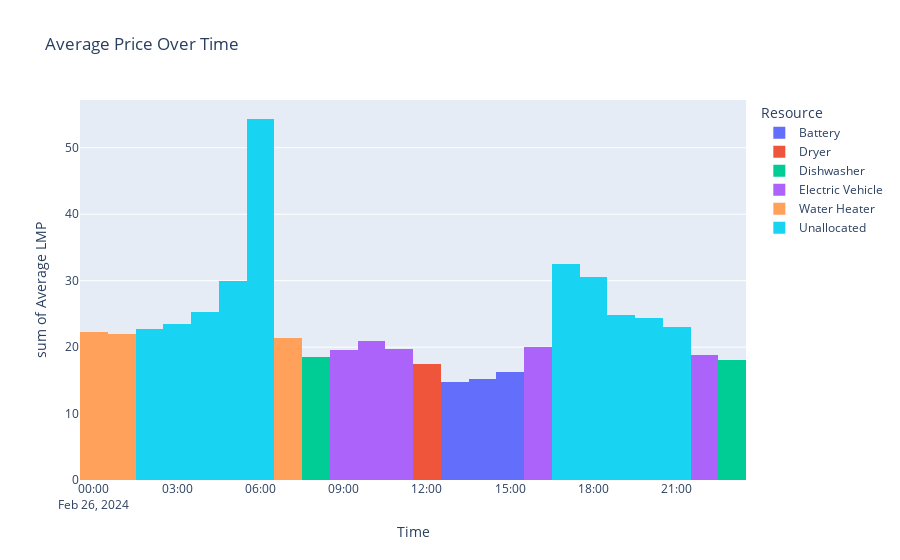

Write notebook code for a chart like this one.
### Code cell
def get_resources():
    return [
        {"name": "Battery", "hours": 3, "priority": 1},
        {"name": "Dryer", "hours": 1, "priority": 2},
        {"name": "Dishwasher", "hours": 2, "priority": 3},
        {"name": "Electric Vehicle", "hours": 5, "priority": 4},
        {"name": "Water Heater", "hours": 3, "priority": 5},
    ]

def allocate_resources_by_price(resources, price_data_averaged_by_hour):
    # sort by price asc
    price_data_averaged_by_hour_sorted = sorted(price_data_averaged_by_hour, key=itemgetter(1))
    return allocate_resources(resources, price_data_averaged_by_hour_sorted)

def allocate_resources(resources, data_averaged_by_hour_sorted):
    # sort by priority asc
    resources_sorted = sorted(resources, key=itemgetter("priority"))
    allocated = []
    i = 0
    for resource in resources_sorted: 
        for hour in range(resource["hours"]):
            allocated.append([resource["name"],
                              data_averaged_by_hour_sorted[i][0], 
                              data_averaged_by_hour_sorted[i][1]])
            i += 1
            
    for rem_i in range(len(data_averaged_by_hour_sorted) - i):
        allocated.append(["Unallocated", 
                          data_averaged_by_hour_sorted[i + rem_i][0], 
                          data_averaged_by_hour_sorted[i + rem_i][1]])
    return allocated;

# allocate our resources to lowest price throughout day
resources = get_resources()
price_data_with_resources_allocated = allocate_resources_by_price(resources, price_data_averaged_by_hour)

resources_allocated = pd.DataFrame(price_data_with_resources_allocated, columns=["Resource", "Time", "Average LMP"])
num_chart_bins = len(resources_allocated)
fig = px.histogram(resources_allocated, x="Time", y="Average LMP", title="Average Price Over Time", color="Resource", nbins = num_chart_bins)
fig.show()

### Figure 1 — Plotly figure (JSON) as saved in the notebook; plotly's stock layout.template omitted (floating-point values rounded to 4 significant figures)
{"data": [{"alignmentgroup": "True", "bingroup": "x", "histfunc": "sum", "hovertemplate": "Resource=Battery<br>Time=%{x}<br>sum of Average LMP=%{y}<extra></extra>", "legendgroup": "Battery", "marker": {"color": "#636efa", "pattern": {"shape": ""}}, "name": "Battery", "nbinsx": 24, "offsetgroup": "Battery", "orientation": "v", "showlegend": true, "type": "histogram", "x": ["2024-02-26T13:15:00-05:00", "2024-02-26T14:15:00-05:00", "2024-02-26T15:15:00-05:00"], "xaxis": "x", "y": [14.73, 15.21, 16.3], "yaxis": "y"}, {"alignmentgroup": "True", "bingroup": "x", "histfunc": "sum", "hovertemplate": "Resource=Dryer<br>Time=%{x}<br>sum of Average LMP=%{y}<extra></extra>", "legendgroup": "Dryer", "marker": {"color": "#EF553B", "pattern": {"shape": ""}}, "name": "Dryer", "nbinsx": 24, "offsetgroup": "Dryer", "orientation": "v", "showlegend": true, "type": "histogram", "x": ["2024-02-26T12:15:00-05:00"], "xaxis": "x", "y": [17.39], "yaxis": "y"}, {"alignmentgroup": "True", "bingroup": "x", "histfunc": "sum", "hovertemplate": "Resource=Dishwasher<br>Time=%{x}<br>sum of Average LMP=%{y}<extra></extra>", "legendgroup": "Dishwasher", "marker": {"color": "#00cc96", "pattern": {"shape": ""}}, "name": "Dishwasher", "nbinsx": 24, "offsetgroup": "Dishwasher", "orientation": "v", "showlegend": true, "type": "histogram", "x": ["2024-02-26T23:00:00-05:00", "2024-02-26T08:15:00-05:00"], "xaxis": "x", "y": [18.11, 18.47], "yaxis": "y"}, {"alignmentgroup": "True", "bingroup": "x", "histfunc": "sum", "hovertemplate": "Resource=Electric Vehicle<br>Time=%{x}<br>sum of Average LMP=%{y}<extra></extra>", "legendgroup": "Electric Vehicle", "marker": {"color": "#ab63fa", "pattern": {"shape": ""}}, "name": "Electric Vehicle", "nbinsx": 24, "offsetgroup": "Electric Vehicle", "orientation": "v", "showlegend": true, "type": "histogram", "x": ["2024-02-26T22:00:00-05:00", "2024-02-26T09:15:00-05:00", "2024-02-26T11:15:00-05:00", "2024-02-26T16:15:00-05:00", "2024-02-26T10:15:00-05:00"], "xaxis": "x", "y": [18.88, 19.6, 19.68, 19.98, 20.97], "yaxis": "y"}, {"alignmentgroup": "True", "bingroup": "x", "histfunc": "sum", "hovertemplate": "Resource=Water Heater<br>Time=%{x}<br>sum of Average LMP=%{y}<extra></extra>", "legendgroup": "Water Heater", "marker": {"color": "#FFA15A", "pattern": {"shape": ""}}, "name": "Water Heater", "nbinsx": 24, "offsetgroup": "Water Heater", "orientation": "v", "showlegend": true, "type": "histogram", "x": ["2024-02-26T07:15:00-05:00", "2024-02-26T01:05:00-05:00", "2024-02-26T00:00:00-05:00"], "xaxis": "x", "y": [21.41, 21.98, 22.22], "yaxis": "y"}, {"alignmentgroup": "True", "bingroup": "x", "histfunc": "sum", "hovertemplate": "Resource=Unallocated<br>Time=%{x}<br>sum of Average LMP=%{y}<extra></extra>", "legendgroup": "Unallocated", "marker": {"color": "#19d3f3", "pattern": {"shape": ""}}, "name": "Unallocated", "nbinsx": 24, "offsetgroup": "Unallocated", "orientation": "v", "showlegend": true, "type": "histogram", "x": ["2024-02-26T02:10:00-05:00", "2024-02-26T21:00:00-05:00", "2024-02-26T03:15:00-05:00", "2024-02-26T20:00:00-05:00", "2024-02-26T19:00:00-05:00", "2024-02-26T04:15:00-05:00", "2024-02-26T05:15:00-05:00", "2024-02-26T18:00:00-05:00", "2024-02-26T17:10:00-05:00", "2024-02-26T06:15:00-05:00"], "xaxis": "x", "y": [22.73, 23.02, 23.41, 24.36, 24.8, 25.27, 29.91, 30.6, 32.47, 54.33], "yaxis": "y"}], "layout": {"autosize": true, "barmode": "relative", "legend": {"title": {"text": "Resource"}, "tracegroupgap": 0}, "title": {"text": "Average Price Over Time"}, "xaxis": {"anchor": "y", "autorange": true, "domain": [0, 1], "range": ["2024-02-25 23:30", "2024-02-26 23:30"], "title": {"text": "Time"}, "type": "date"}, "yaxis": {"anchor": "x", "autorange": true, "domain": [0, 1], "range": [0, 57.19], "title": {"text": "sum of Average LMP"}, "type": "linear"}}}
